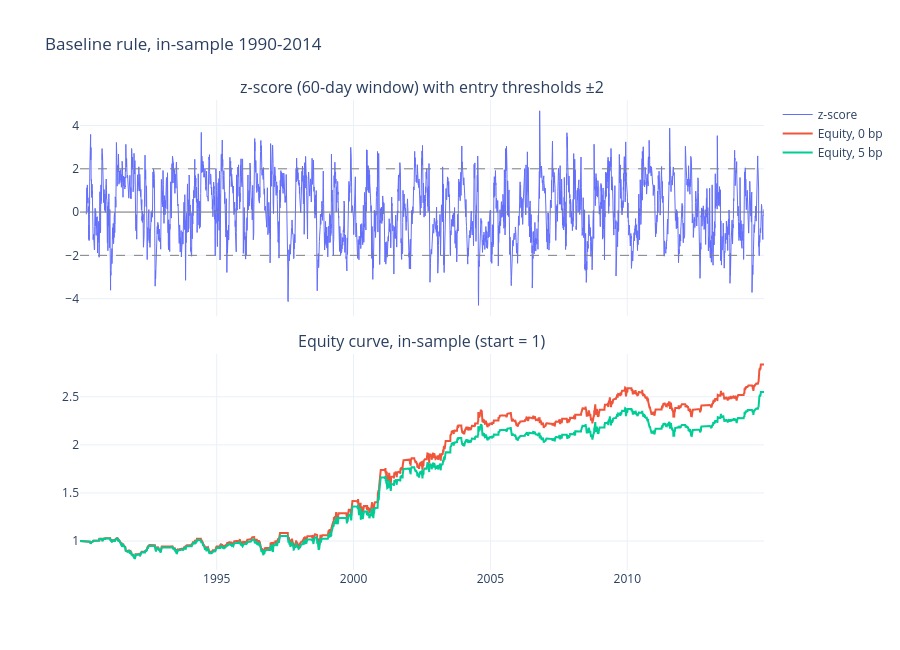

The cell this chart's notebook holds for it:
### Code cell
fig = make_subplots(
    rows=2, cols=1, shared_xaxes=True, vertical_spacing=0.08,
    subplot_titles=(
        f"z-score ({BASE_LOOKBACK}-day window) with entry thresholds ±{BASE_ENTRY:g}",
        "Equity curve, in-sample (start = 1)",
    ),
)
fig.add_trace(go.Scatter(x=z_is.index, y=z_is, mode="lines", name="z-score", line_width=1), row=1, col=1)
for level in (-BASE_ENTRY, 0.0, BASE_ENTRY):
    fig.add_hline(y=level, line_dash="dash" if level else "solid", line_color="grey", line_width=1, row=1, col=1)

for cost in (0.0, BASE_COST):
    equity = backtest(prices_is, hedge, "KO", "PEP", pos_is, cost)["equity"]
    fig.add_trace(go.Scatter(x=equity.index, y=equity, mode="lines", name=f"Equity, {cost:g} bp"), row=2, col=1)

fig.update_layout(
    title="Baseline rule, in-sample 1990-2014",
    height=650,
    hovermode="x unified",
    template="plotly_white",
)
fig.show()

### Figure 1 — Plotly figure (JSON) as saved in the notebook; plotly's stock layout.template omitted (floating-point values rounded to 4 significant figures; data arrays with more than 128 entries replaced by an {"elided": "..."} marker saying what was removed)
{"data": [{"line": {"width": 1}, "mode": "lines", "name": "z-score", "type": "scatter", "x": {"elided": "6301 str values"}, "xaxis": "x", "y": {"elided": "6301 float values"}, "yaxis": "y"}, {"mode": "lines", "name": "Equity, 0 bp", "type": "scatter", "x": {"elided": "6301 str values"}, "xaxis": "x2", "y": {"elided": "6301 float values"}, "yaxis": "y2"}, {"mode": "lines", "name": "Equity, 5 bp", "type": "scatter", "x": {"elided": "6301 str values"}, "xaxis": "x2", "y": {"elided": "6301 float values"}, "yaxis": "y2"}], "layout": {"annotations": [{"font": {"size": 16}, "showarrow": false, "text": "z-score (60-day window) with entry thresholds ±2", "x": 0.5, "xanchor": "center", "xref": "paper", "y": 1, "yanchor": "bottom", "yref": "paper"}, {"font": {"size": 16}, "showarrow": false, "text": "Equity curve, in-sample (start = 1)", "x": 0.5, "xanchor": "center", "xref": "paper", "y": 0.46, "yanchor": "bottom", "yref": "paper"}], "height": 650, "hovermode": "x unified", "shapes": [{"line": {"color": "grey", "dash": "dash", "width": 1}, "type": "line", "x0": 0, "x1": 1, "xref": "x domain", "y0": -2, "y1": -2, "yref": "y"}, {"line": {"color": "grey", "dash": "solid", "width": 1}, "type": "line", "x0": 0, "x1": 1, "xref": "x domain", "y0": 0, "y1": 0, "yref": "y"}, {"line": {"color": "grey", "dash": "dash", "width": 1}, "type": "line", "x0": 0, "x1": 1, "xref": "x domain", "y0": 2, "y1": 2, "yref": "y"}], "title": {"text": "Baseline rule, in-sample 1990-2014"}, "xaxis": {"anchor": "y", "domain": [0, 1], "matches": "x2", "showticklabels": false}, "xaxis2": {"anchor": "y2", "domain": [0, 1]}, "yaxis": {"anchor": "x", "domain": [0.54, 1]}, "yaxis2": {"anchor": "x2", "domain": [0, 0.46]}}}
